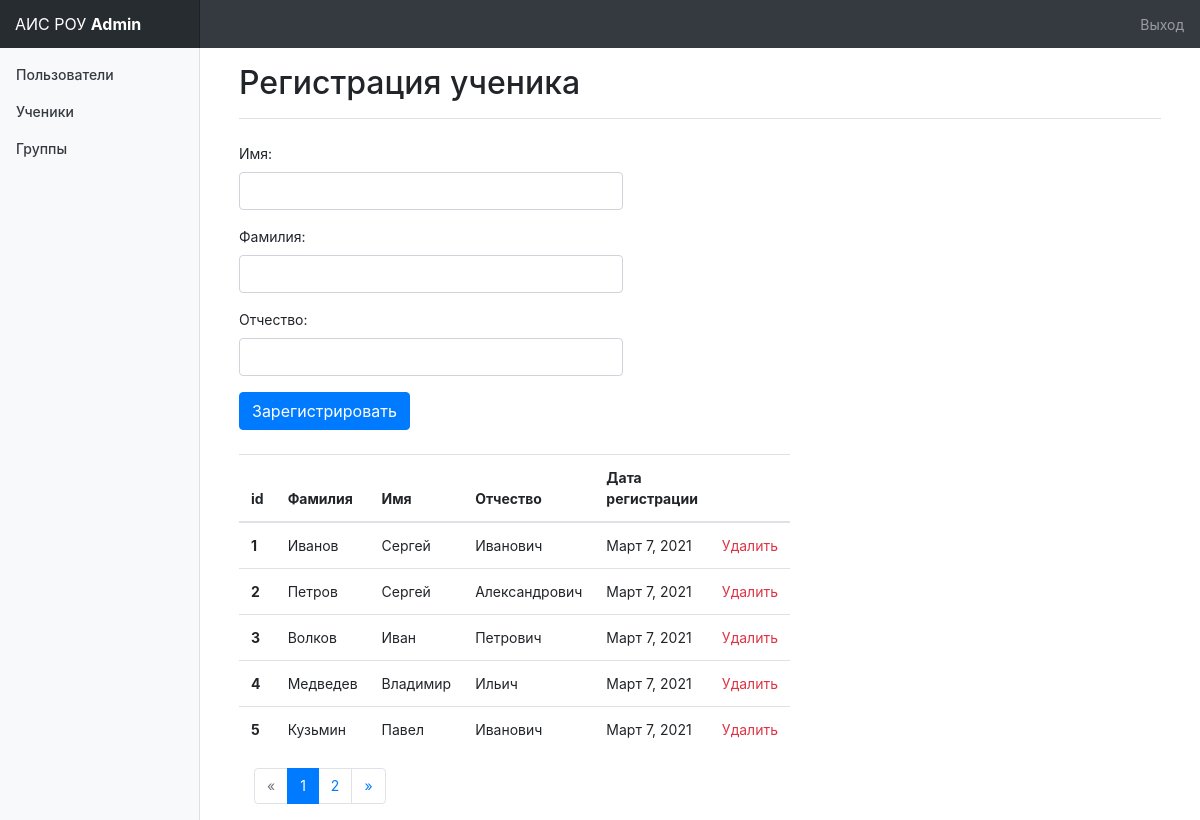
/admin_panel/pupils_registration/ (signed in), run on an earlier commit of the app's database.
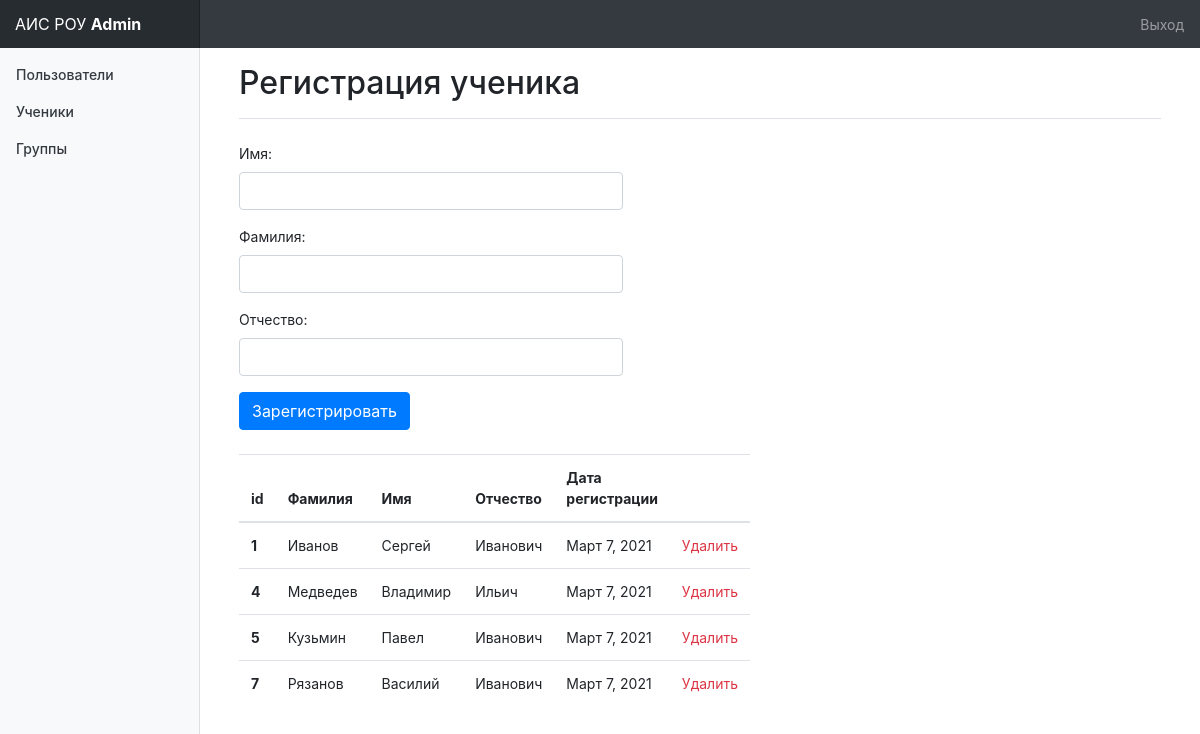
And on a later commit of the database.
### admin_panel/models.py (models this page shows, shortened)
class Pupil(models.Model):
    last_name = models.CharField(
        'Фамилия',
        max_length=50
    )
    first_name = models.CharField(
        'Имя',
        max_length=50
    )
    middle_name = models.CharField(
        'Отчество',
        null=True,
        max_length=50
    )
    date = models.DateField(
        'Дата регистрации',
        default=datetime.now
    )
    class Meta:
        verbose_name = 'Ученик'
        verbose_name_plural = 'Ученики'

### admin_panel/views.py (the view)
# urls.py: path('pupils_registration/', views.pupils, name='pupils'),
def pupils(request):
    list_pupils = Pupil.objects.all()
    page = request.GET.get('page', 1)
    paginator = Paginator(list_pupils, 5)
    try:
        pupils = paginator.page(page)
    except PageNotAnInteger:
        pupils = paginator.page(1)
    except EmptyPage:
        pupils = paginator.page(paginator.num_pages)
    if request.user.is_staff:
        if request.method == "POST":
            pupil_form = PupilRegistrationForm(request.POST)
            if pupil_form.is_valid():
                pupil_form.save()
                return redirect('/admin_panel/pupils_registration/')
        else:
            return render(
                request,
                'admin_panel/pupils_registration.html',
                {
                    'pupil_registration_form': PupilRegistrationForm(),
                    'list_pupils': pupils,
                }
            )
    else:
        return redirect('/')

### admin_panel/forms.py
class PupilRegistrationForm(forms.ModelForm):
    def __init__(self, *args, **kwargs):
        super(PupilRegistrationForm, self).__init__(*args, **kwargs)
        for field in iter(self.fields):
            self.fields[field].widget.attrs.update(
                {
                    'class': 'form-control col-md-5'
                }
            )
    class Meta:
        model = Pupil
        fields = ('first_name', 'last_name', 'middle_name')

### templates/admin_panel/pupils_registration.html (shortened to what this page needs)
{% extends 'admin_panel/base_admin.html' %}
{% block content %}
    <div class="d-flex justify-content-between flex-wrap flex-md-nowrap align-items-center pb-2 mb-3 border-bottom">
        <h1 class="h2">Регистрация ученика</h1>
    </div>
    <div class="form-group">
        <form method="post" class="my-4 chartjs-render-monitor">
                {{ pupil_registration_form.as_p }}
                <p><input class="btn btn-primary" type="submit" value="Зарегистрировать"></p>
        </form>
    </div>
    <table class="table col-md-5">
      <thead>
        <tr>
          <th scope="col">id</th>
          <th scope="col">Фамилия</th>
          <th scope="col">Имя</th>
          <th scope="col">Отчество</th>
          <th scope="col">Дата регистрации</th>
          <th scope="col"></th>
        </tr>
      </thead>
      <tbody>
            {% for pupil in list_pupils %}
            <tr>
              <th scope="row">{{pupil.id}}</th>
              <td>{{pupil.last_name}}</td>
              <td>{{pupil.first_name}}</td>
              <td>{{pupil.middle_name}}</td>
              <td>{{pupil.date}}</td>
              <td><a class="text-danger" href="delete/{{pupil.id}}/">Удалить</a></td>
            </tr>
            {% endfor %}
      </tbody>
    </table>
    <div class="col-md-6">
        {% if list_pupils.has_other_pages %}
            <nav aria-label="Page navigation" class="justify-content-center">
              <ul class="pagination">
                {% if list_pupils.has_previous %}
                    <li class="page-item "><a class="page-link" href="?page={{ list_pupils.previous_page_number }}">&laquo;</a></li>
                {% else %}
                    <li class="page-item disabled"><span class="page-link">&laquo;</span></li>
                {% endif %}
                {% for i in list_pupils.paginator.page_range %}
                    {% if list_pupils.number == i %}
                        <li class="page-item active"><span class="page-link">{{ i }}<span class="sr-only">(current)</span></span></li>
                    {% else %}
                        <li class="page-item"><a class="page-link" href="?page={{ i }}">{{ i }}</a></li>
                    {% endif %}
                {% endfor %}
                {% if list_pupils.has_next %}
                  <li class="page-item"><a class="page-link" href="?page={{ list_pupils.next_page_number }}">&raquo;</a></li>
                {% else %}
                  <li class="page-item disabled"><span class="page-link">&raquo;</span></li>
                {% endif %}
              </ul>
            </nav>
        {% endif %}
    </div>
{% endblock %}

### templates/admin_panel/base_admin.html (shortened to what this page needs)
<!DOCTYPE html>
{% load static %}
<html lang="en">
<head>
    <link rel="stylesheet" href="https://stackpath.bootstrapcdn.com/bootstrap/4.3.1/css/bootstrap.min.css">
    <link rel="stylesheet" href="{% static 'css/dashboard.css' %}" />
<body>
<nav class="navbar navbar-dark sticky-top bg-dark flex-md-nowrap p-0">
    <a class="navbar-brand col-sm-3 col-md-2" href="/">АИС РОУ <b>Admin</b></a>
    <ul class="navbar-nav px-3">
              <li class="nav-item text-nowrap">
                {% if user.is_authenticated %}
                    <a class="nav-link" href="{% url 'logout' %}?next=/">
                         Выход
                    </a>
                {% else %}
                    <a class="nav-link" href="{% url 'login' %}?next={{request.path}}">
                        Вход
                    </a>
                {% endif %}
              </li>
      </ul>
</nav>
<div class="container-fluid">
      <div class="row">
        <nav class="col-md-2 d-none d-md-block bg-light sidebar">
          <div class="sidebar-sticky">
            <ul class="nav flex-column">
              <li class="nav-item">
                  <a class="nav-link text-dark" href="{% url 'users' %}">
                         Пользователи
                  </a>
              </li>
              <li class="nav-item">
                  <a class="nav-link text-dark" href="{% url 'pupils' %}">
                         Ученики
                  </a>
              </li>
              <li class="nav-item">
                  <a class="nav-link text-dark" href="{% url 'groups' %}">
                         Группы
                  </a>
              </li>
            </ul>
          </div>
        </nav>
        <main role="main" class="col-md-9 ml-sm-auto col-lg-10 pt-3 px-4">
            <div class="container">
                    {% block content %}{% endblock %}
                </div>
            </div>
    </div>
</body>
</html>
    <link href="https://cdn.jsdelivr.net/npm/select2@4.1.0-rc.0/dist/css/select2.min.css" rel="stylesheet" />

### static/css/dashboard.css (style rules this page uses)
body { font-size: .875rem; }
.sidebar { position: fixed; top: 0; bottom: 0; left: 0; z-index: 100; padding: 0; box-shadow: inset -1px 0 0 rgba(0, 0, 0, .1); }
.sidebar-sticky { position: -webkit-sticky; position: sticky; top: 48px; height: calc(100vh - 48px); padding-top: .5rem; overflow-x: hidden; overflow-y: auto; }
.sidebar .nav-link { font-weight: 500; color: #333; }
.navbar-brand { padding-top: .75rem; padding-bottom: .75rem; font-size: 1rem; background-color: rgba(0, 0, 0, .25); box-shadow: inset -1px 0 0 rgba(0, 0, 0, .25); }
.border-bottom { border-bottom: 1px solid #e5e5e5; }

What changed in the data, as far as the page shows it:
removed Pupil: id "2", last_name "Петров", first_name "Сергей", middle_name "Александрович", date "Март 7, 2021"
removed Pupil: id "3", last_name "Волков", first_name "Иван", middle_name "Петрович", date "Март 7, 2021"
now on this page (row unchanged): Pupil: id "7", last_name "Рязанов", first_name "Василий", middle_name "Иванович", date "Март 7, 2021"
Also different on the page:
list line gone: "1"
list line gone: "2"
